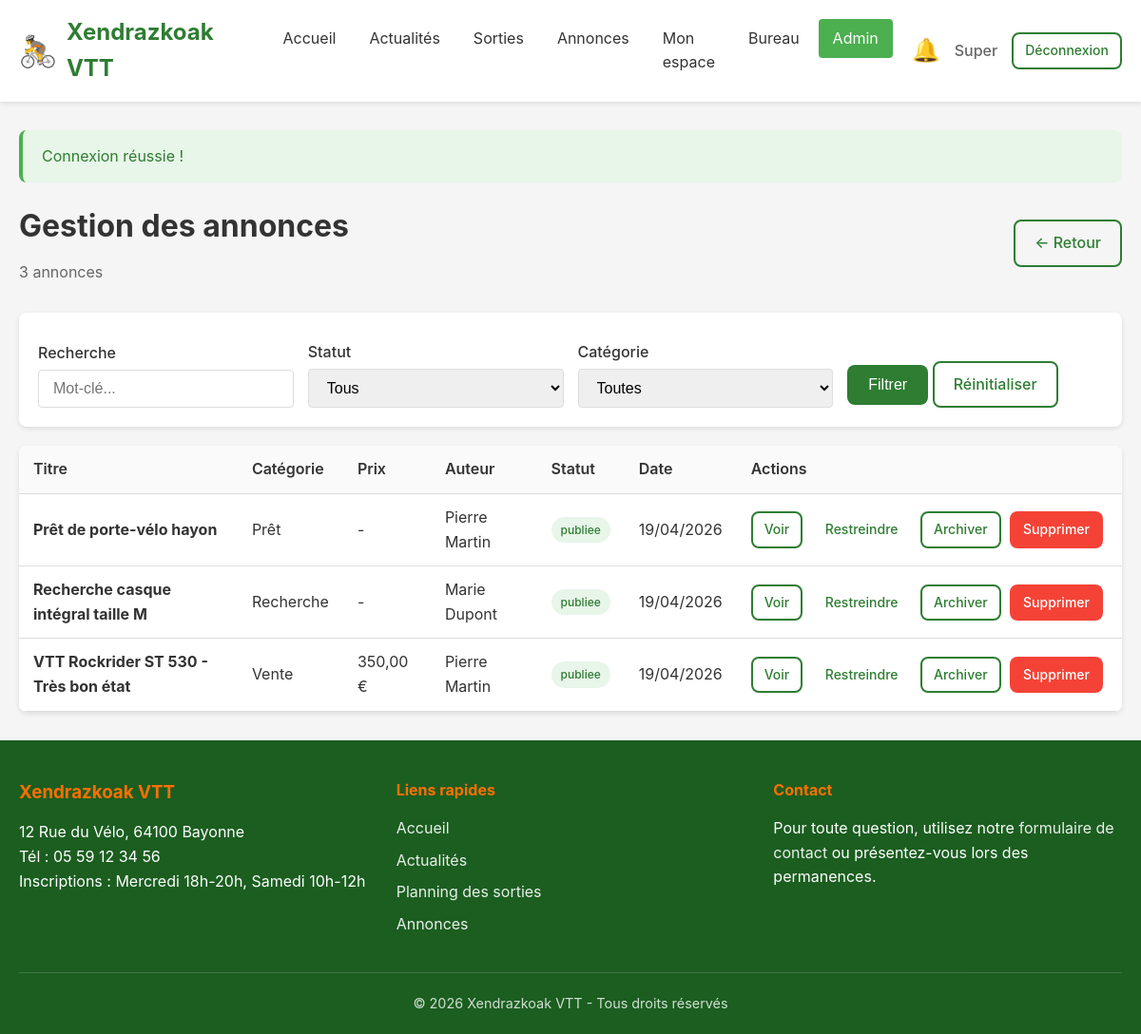
/manage_annonces.php (signed in), run on the app's committed database.
### tables this page shows
CREATE TABLE annonces (
    id INT AUTO_INCREMENT PRIMARY KEY,
    user_id INT NOT NULL,
    categorie_id INT NOT NULL,
    titre VARCHAR(255) NOT NULL,
    prix DECIMAL(10,2) DEFAULT NULL,
    description TEXT DEFAULT NULL,
    statut ENUM('en_attente', 'publiee', 'restreinte', 'archivee') DEFAULT 'en_attente',
    created_at DATETIME DEFAULT CURRENT_TIMESTAMP,
    updated_at DATETIME DEFAULT CURRENT_TIMESTAMP ON UPDATE CURRENT_TIMESTAMP,
    FOREIGN KEY (user_id) REFERENCES users(id) ON DELETE CASCADE,
    FOREIGN KEY (categorie_id) REFERENCES annonce_categories(id) ON DELETE CASCADE
);

CREATE TABLE annonce_categories (
    id INT AUTO_INCREMENT PRIMARY KEY,
    nom VARCHAR(100) NOT NULL UNIQUE
);

CREATE TABLE users (
    id INT AUTO_INCREMENT PRIMARY KEY,
    nom VARCHAR(100) NOT NULL,
    prenom VARCHAR(100) NOT NULL,
    email VARCHAR(255) NOT NULL UNIQUE,
    password_hash VARCHAR(255) NOT NULL,
    age INT NOT NULL,
    responsable_nom_prenom VARCHAR(200) DEFAULT NULL COMMENT 'Obligatoire si age < 18',
    telephone_urgence VARCHAR(20) NOT NULL,
    commentaire TEXT DEFAULT NULL,
    role ENUM('visiteur', 'utilisateur', 'bureau', 'admin') DEFAULT 'utilisateur',
    statut_compte ENUM('en_attente', 'valide', 'refuse', 'desactive') DEFAULT 'en_attente',
    created_at DATETIME DEFAULT CURRENT_TIMESTAMP,
    updated_at DATETIME DEFAULT CURRENT_TIMESTAMP ON UPDATE CURRENT_TIMESTAMP
);

CREATE TABLE club_infos (
    id INT AUTO_INCREMENT PRIMARY KEY,
    nom_club VARCHAR(200) NOT NULL,
    adresse TEXT NOT NULL,
    telephone VARCHAR(20) NOT NULL,
    jours_inscription VARCHAR(255) NOT NULL,
    youtube_url VARCHAR(500) DEFAULT NULL,
    updated_at DATETIME DEFAULT CURRENT_TIMESTAMP ON UPDATE CURRENT_TIMESTAMP
);

### db.php (called while the page is built, shortened)
<?php
function getDB() {
    static $pdo = null;
    if ($pdo !== null) {
        return $pdo;
    }
    try {
        $dsn = "mysql:host=" . DB_HOST . ";dbname=" . DB_NAME . ";charset=" . DB_CHARSET;
        $options = [
            PDO::ATTR_ERRMODE            => PDO::ERRMODE_EXCEPTION,
            PDO::ATTR_DEFAULT_FETCH_MODE => PDO::FETCH_ASSOC,
            PDO::ATTR_EMULATE_PREPARES   => false,
        ];
        $pdo = new PDO($dsn, DB_USER, DB_PASS, $options);
        return $pdo;
    } catch (PDOException $e) {
        if (DEBUG_MODE) {
            die("Erreur de connexion à la base de données : " . $e->getMessage());
        } else {
            die("Erreur de connexion à la base de données. Veuillez réessayer plus tard.");
        }
    }
}
function dbFetchAll($sql, $params = []) {
    $stmt = getDB()->prepare($sql);
    $stmt->execute($params);
    return $stmt->fetchAll();
}
function dbFetchOne($sql, $params = []) {
    $stmt = getDB()->prepare($sql);
    $stmt->execute($params);
    return $stmt->fetch();
}

### auth.php (called while the page is built, shortened)
<?php
require_once __DIR__ . '/functions.php';
function isLoggedIn() {
    return isset($_SESSION['user_id']) && $_SESSION['user_id'] > 0;
}
function getCurrentUser() {
    return $_SESSION['user_data'];
}
function hasRole($roles) {
    $user = getCurrentUser();
    if (is_string($roles)) {
        $roles = [$roles];
    }
    return in_array($user['role'], $roles);
}
function isAdmin() {
    return hasRole(ROLE_ADMIN);
}

### manage_annonces.php (the view, shortened to what this page needs)
<?php
require_once __DIR__ . '/auth.php';
$filterStatut = $_GET['statut'] ?? '';
$search = $_GET['search'] ?? '';
$sql = "
    SELECT a.*, c.nom as categorie_nom, u.prenom, u.nom as auteur_nom
    FROM annonces a
    JOIN annonce_categories c ON a.categorie_id = c.id
    JOIN users u ON a.user_id = u.id
    WHERE 1=1
";
$params = [];
$sql .= " ORDER BY a.created_at DESC";
$annonces = dbFetchAll($sql, $params);
require_once __DIR__ . '/header.php';
?>
<div class="page-header flex flex-between items-center">
    <div>
        <h1>Gestion des annonces</h1>
        <p><?php echo count($annonces); ?> annonce<?php echo count($annonces) > 1 ? 's' : ''; ?></p>
    </div>
    <a href="<?php echo isAdmin() ? 'admin_dashboard.php' : 'bureau_dashboard.php'; ?>" class="btn btn-outline">← Retour</a>
</div>
<div class="filters">
    <form method="GET" action="">
        <div class="form-group">
            <label for="search">Recherche</label>
            <input type="text" id="search" name="search" class="form-control"
                   placeholder="Mot-clé..." value="<?php echo escape($search); ?>">
        </div>
        <div class="form-group">
            <label for="statut">Statut</label>
            <select name="statut" id="statut" class="form-control">
                <option value="">Tous</option>
            </select>
        </div>
        <div class="form-group">
            <label for="categorie">Catégorie</label>
            <select name="categorie" id="categorie" class="form-control">
                <option value="">Toutes</option>
            </select>
        </div>
        <div class="form-group">
            <label>&nbsp;</label>
            <button type="submit" class="btn btn-primary">Filtrer</button>
            <a href="manage_annonces.php" class="btn btn-outline">Réinitialiser</a>
        </div>
    </form>
</div>
<div class="card">
    <div class="table-responsive">
        <table class="table">
            <thead>
                <tr>
                    <th>Titre</th>
                    <th>Catégorie</th>
                    <th>Prix</th>
                    <th>Auteur</th>
                    <th>Statut</th>
                    <th>Date</th>
                    <th>Actions</th>
                </tr>
            </thead>
            <tbody>
                <?php if (empty($annonces)): ?>
                    <tr>
                        <td colspan="7" class="text-center text-muted">Aucune annonce.</td>
                    </tr>
                <?php else: ?>
                    <?php foreach ($annonces as $annonce): ?>
                        <tr>
                            <td><strong><?php echo escape($annonce['titre']); ?></strong></td>
                            <td><?php echo escape($annonce['categorie_nom']); ?></td>
                            <td><?php echo $annonce['prix'] ? formatPrix($annonce['prix']) : '-'; ?></td>
                            <td><?php echo escape($annonce['prenom'] . ' ' . $annonce['auteur_nom']); ?></td>
                            <td>
                                <span class="badge badge-<?php
                                    echo $annonce['statut'] === 'publiee' ? 'success' :
                                        ($annonce['statut'] === 'en_attente' ? 'warning' :
                                        ($annonce['statut'] === 'restreinte' ? 'error' : 'secondary'));
                                ?>">
                                    <?php echo $annonce['statut']; ?>
                                </span>
                            </td>
                            <td><?php echo formatDate($annonce['created_at']); ?></td>
                            <td class="actions">
                                <a href="annonce_view.php?id=<?php echo $annonce['id']; ?>" class="btn btn-sm btn-outline" target="_blank">Voir</a>
                                <?php if ($annonce['statut'] === 'publiee'): ?>
                                    <a href="?action=restrict&id=<?php echo $annonce['id']; ?>&statut=<?php echo $filterStatut; ?>"
                                       class="btn btn-sm btn-warning">Restreindre</a>
                                <?php endif; ?>
                                <?php if ($annonce['statut'] !== 'archivee'): ?>
                                    <a href="?action=archive&id=<?php echo $annonce['id']; ?>&statut=<?php echo $filterStatut; ?>"
                                       class="btn btn-sm btn-outline">Archiver</a>
                                <?php endif; ?>
                                <a href="?action=delete&id=<?php echo $annonce['id']; ?>&statut=<?php echo $filterStatut; ?>"
                                   class="btn btn-sm btn-danger" data-confirm="Supprimer cette annonce ?">Supprimer</a>
                            </td>
                        </tr>
                    <?php endforeach; ?>
                <?php endif; ?>
            </tbody>
        </table>
    </div>
</div>
<?php require_once __DIR__ . '/footer.php'; ?>

### footer.php (shortened to what this page needs)
        </div>
    </main>
    <footer class="main-footer">
        <div class="container">
            <div class="footer-content">
                <div class="footer-info">
                    <h3><?php echo SITE_NAME; ?></h3>
                    <?php if ($clubInfo): ?>
                        <p><?php echo escape($clubInfo['adresse']); ?></p>
                        <p>Tél : <?php echo escape($clubInfo['telephone']); ?></p>
                        <p>Inscriptions : <?php echo escape($clubInfo['jours_inscription']); ?></p>
                    <?php endif; ?>
                </div>
                <div class="footer-links">
                    <h4>Liens rapides</h4>
                    <ul>
                        <li><a href="index.php">Accueil</a></li>
                        <li><a href="actualites.php">Actualités</a></li>
                        <li><a href="sorties.php">Planning des sorties</a></li>
                        <li><a href="annonces.php">Annonces</a></li>
                    </ul>
                </div>
                <div class="footer-contact">
                    <h4>Contact</h4>
                    <p>Pour toute question, utilisez notre <a href="messages.php">formulaire de contact</a> ou présentez-vous lors des permanences.</p>
                </div>
            </div>
            <div class="footer-bottom">
                <p>&copy; <?php echo date('Y'); ?> <?php echo SITE_NAME; ?> - Tous droits réservés</p>
            </div>
        </div>
    </footer>
</body>
</html>

### css/style.css (style rules this page uses)
*, *::before, *::after { box-sizing: border-box; margin: 0; padding: 0; }
:root { --primary-color: #2e7d32; --primary-dark: #1b5e20; --primary-light: #4caf50; --secondary-color: #ff6f00; --secondary-dark: #e65100; --text-color: #333; --text-light: #666; --bg-color: #f5f5f5; --white: #fff; --border-color: #ddd; --success-color: #4caf50; --error-color: #f44336; --warning-color: #ff9800; --info-color: #2196f3; --shadow: 0 2px 5px rgba(0,0,0,0.1); --shadow-lg: 0 5px 15px rgba(0,0,0,0.15); --radius: 8px; --radius-sm: 4px; }
body { font-family: -apple-system, BlinkMacSystemFont, 'Segoe UI', Roboto, Oxygen, Ubuntu, sans-serif; font-size: 16px; line-height: 1.6; color: var(--text-color); background-color: var(--bg-color); min-height: 100vh; display: flex; flex-direction: column; }
a { color: var(--primary-color); text-decoration: none; }
.container { width: 100%; max-width: 1200px; margin: 0 auto; padding: 0 20px; }
.main-footer { background: var(--primary-dark); color: var(--white); padding: 40px 0 20px; margin-top: auto; }
.footer-content { display: grid; grid-template-columns: repeat(auto-fit, minmax(250px, 1fr)); gap: 30px; margin-bottom: 30px; }
.footer-info h3, .footer-links h4, .footer-contact h4 { margin-bottom: 15px; color: var(--secondary-color); }
.footer-links ul { list-style: none; }
.footer-links li { margin-bottom: 8px; }
.footer-links a, .footer-contact a { color: var(--white); opacity: 0.9; }
.footer-bottom { text-align: center; padding-top: 20px; border-top: 1px solid rgba(255,255,255,0.2); font-size: 0.9rem; opacity: 0.8; }
.btn { display: inline-block; padding: 10px 20px; font-size: 1rem; font-weight: 500; text-align: center; border: 2px solid transparent; border-radius: var(--radius); cursor: pointer; transition: all 0.2s; }
.btn-primary { background: var(--primary-color); color: var(--white); }
.btn-outline { background: transparent; border-color: var(--primary-color); color: var(--primary-color); }
.btn-danger { background: var(--error-color); color: var(--white); }
.btn-sm { padding: 6px 12px; font-size: 0.875rem; }
.form-group { margin-bottom: 20px; }
.form-group label { display: block; margin-bottom: 5px; font-weight: 500; }
.form-control { width: 100%; padding: 10px 15px; font-size: 1rem; border: 1px solid var(--border-color); border-radius: var(--radius-sm); transition: border-color 0.2s, box-shadow 0.2s; }
select.form-control { cursor: pointer; }
.card { background: var(--white); border-radius: var(--radius); box-shadow: var(--shadow); overflow: hidden; }
.table-responsive { overflow-x: auto; }
.table { width: 100%; border-collapse: collapse; background: var(--white); }
.table th, .table td { padding: 12px 15px; text-align: left; border-bottom: 1px solid var(--border-color); }
.table th { background: #fafafa; font-weight: 600; }
.table .actions { white-space: nowrap; }
.table .actions a, .table .actions button { margin-right: 5px; }
.badge { display: inline-block; padding: 4px 10px; font-size: 0.75rem; font-weight: 500; border-radius: 20px; }
.badge-success { background: #e8f5e9; color: #2e7d32; }
.page-header { margin-bottom: 30px; }
.page-header h1 { font-size: 2rem; margin-bottom: 10px; }
.page-header p { color: var(--text-light); }
.filters { background: var(--white); padding: 20px; border-radius: var(--radius); box-shadow: var(--shadow); margin-bottom: 20px; }
.filters form { display: flex; flex-wrap: wrap; gap: 15px; align-items: flex-end; }
.filters .form-group { margin-bottom: 0; flex: 1; min-width: 150px; }
.flex { display: flex; }
.flex-between { justify-content: space-between; }
.items-center { align-items: center; }

### data on the page
annonces: titre "Prêt de porte-vélo hayon", categorie.nom "Prêt", user.nom "Pierre Martin", statut "publiee", created_at "19/04/2026"
annonces: titre "Recherche casque intégral taille M", categorie.nom "Recherche", user.nom "Marie Dupont", statut "publiee", created_at "19/04/2026"
annonces: titre "VTT Rockrider ST 530 - Très bon état", categorie.nom "Vente", prix "350,00 €", user.nom "Pierre Martin", statut "publiee", created_at "19/04/2026"
club_infos: adresse "12 Rue du Vélo, 64100 Bayonne", telephone "05 59 12 34 56", jours_inscription "Mercredi 18h-20h, Samedi 10h-12h"

### other printed values
SITE_NAME "Xendrazkoak VTT"
$currentUser['prenom'] "Super"
$flash['message'] "Connexion réussie !"
count($annonces) "3"
